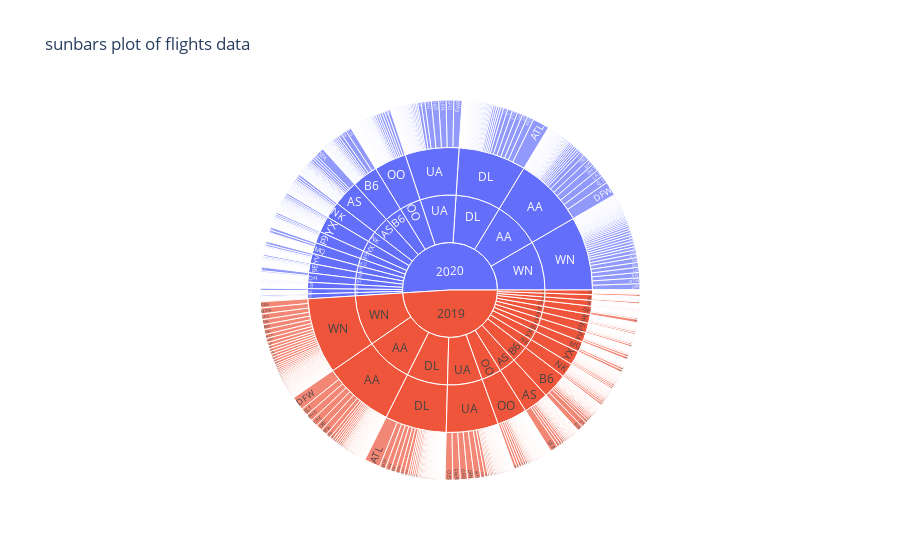

The cell this chart's notebook holds for it:
### Code cell
import plotly.express as px
df_19['Year']=2019
df_20['Year']=2020
cd=pd.concat([df_19,df_20])
fig=px.sunburst(cd,path=['Year','OP_UNIQUE_CARRIER','OP_CARRIER','DEST'],values='DISTANCE',title='sunbars plot of flights data')
fig.show()

### Figure 1 — Plotly figure (JSON) as saved in the notebook; plotly's stock layout.template omitted (floating-point values rounded to 4 significant figures; data arrays with more than 128 entries replaced by an {"elided": "..."} marker saying what was removed)
{"data": [{"branchvalues": "total", "domain": {"x": [0, 1], "y": [0, 1]}, "hovertemplate": "labels=%{label}<br>DISTANCE=%{value}<br>parent=%{parent}<br>id=%{id}<extra></extra>", "ids": {"elided": "3589 str values"}, "labels": {"elided": "3589 str values"}, "name": "", "parents": {"elided": "3589 str values"}, "type": "sunburst", "values": {"elided": "3589 int values"}}], "layout": {"legend": {"tracegroupgap": 0}, "title": {"text": "sunbars plot of flights data"}}}
